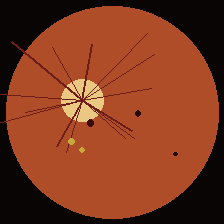
#> input picture RetinaScanAI/backend/data/synthetic/Mild/Mild_0001.png, 224 x 224 px
$ python -i preprocess.py   (imports and definitions only)
#> lines starting #> are read from the running program, lines starting #| are printed output that depends on the picture
"""
Stage 2: Enhancement + normalization for images that pass the quality gate.

- CLAHE (Contrast Limited Adaptive Histogram Equalization) on the green
  channel, which carries the most vessel/lesion contrast in a fundus photo
  (standard trick in retinal-imaging literature — red channel is often
  saturated, blue is noisy).
- Circular retina-mask crop to zero out the black background border.
- Resize + tensor normalization for the CNN (ImageNet mean/std, since the
  classifier backbone is ImageNet-pretrained — see app/pipeline/model.py).
"""
import cv2
import numpy as np
import torch

IMG_SIZE = 128  # kept smaller than the usual 224 so CPU-only training/inference in this
# environment stays fast; ResNet18's adaptive-avgpool head handles any input size, so
# bump this back to 224 (matching production MATLAB/torchvision conventions) once running
# on a GPU box or in the CI pipeline where the extra compute is affordable.
IMAGENET_MEAN = np.array([0.485, 0.456, 0.406], dtype=np.float32)
IMAGENET_STD = np.array([0.229, 0.224, 0.225], dtype=np.float32)


def clahe_enhance(image_bgr: np.ndarray) -> np.ndarray:
    lab = cv2.cvtColor(image_bgr, cv2.COLOR_BGR2LAB)
    l, a, b = cv2.split(lab)
    clahe = cv2.createCLAHE(clipLimit=2.5, tileGridSize=(8, 8))
    l = clahe.apply(l)
    enhanced = cv2.merge((l, a, b))
    return cv2.cvtColor(enhanced, cv2.COLOR_LAB2BGR)


def denoise(image_bgr: np.ndarray) -> np.ndarray:
    """Edge-preserving denoise. Uses a bilateral filter rather than
    cv2.fastNlMeansDenoisingColored: NL-means gives marginally cleaner
    output but is 20-50x slower per image, which is a non-issue for a
    single screening request but makes CPU training/CI unusably slow when
    it runs on every image, every epoch. Bilateral filtering is the
    standard fast alternative for exactly this tradeoff."""
    return cv2.bilateralFilter(image_bgr, d=5, sigmaColor=50, sigmaSpace=50)


def resize_square(image_bgr: np.ndarray, size: int = IMG_SIZE) -> np.ndarray:
    return cv2.resize(image_bgr, (size, size), interpolation=cv2.INTER_AREA)


def enhance_pipeline(image_bgr: np.ndarray, size: int = IMG_SIZE) -> np.ndarray:
    """Full Stage-2 pipeline. Returns an enhanced BGR uint8 image, still
    human-viewable (used for the 'before/after enhancement' UI preview)."""
    img = resize_square(image_bgr, size)
    img = denoise(img)
    img = clahe_enhance(img)
    return img


def to_model_tensor(image_bgr_enhanced: np.ndarray) -> torch.Tensor:
    """Converts an enhanced BGR uint8 image into a normalized CHW float
    tensor ready for the CNN, with a batch dimension of 1."""
    rgb = cv2.cvtColor(image_bgr_enhanced, cv2.COLOR_BGR2RGB).astype(np.float32) / 255.0
    rgb = (rgb - IMAGENET_MEAN) / IMAGENET_STD
    chw = np.transpose(rgb, (2, 0, 1))
    tensor = torch.from_numpy(chw).float().unsqueeze(0)
    return tensor

>>> import cv2
>>> picture = cv2.imread('../../data/synthetic/Mild/Mild_0001.png')
#> picture is the input picture: shape (224, 224, 3); mean B, G, R 30.9, 57.9, 126.3
>>> result = enhance_pipeline(picture)
#> in resize_square, `return cv2.resize(image_bgr, (size, size), interpolation=cv2.INTER_AREA)`:
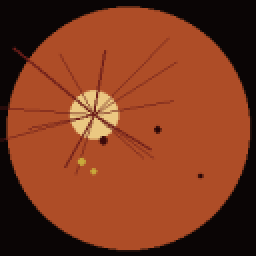
#> returned value: shape (128, 128, 3) (shown 2 times larger); mean of channels 0, 1, 2 30.9, 57.9, 126.3; drawn as B, G, R
#> in clahe_enhance, `lab = cv2.cvtColor(image_bgr, cv2.COLOR_BGR2LAB)`: lab: shape (128, 128, 3); mean of channels 0, 1, 2 83.5, 153.6, 156.4
#> in clahe_enhance, `l, a, b = cv2.split(lab)`:
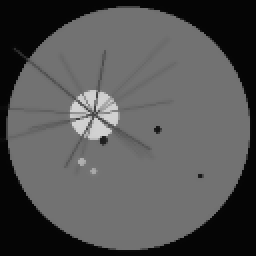
#> l: shape (128, 128) (shown 2 times larger); min 5, max 210, mean 83.5
#> in clahe_enhance, `l, a, b = cv2.split(lab)`:
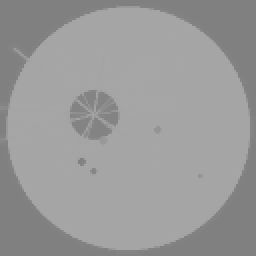
#> a: shape (128, 128) (shown 2 times larger); min 128, max 166, mean 153.6
#> in clahe_enhance, `l = clahe.apply(l)`:
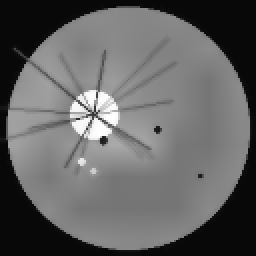
#> l: shape (128, 128) (shown 2 times larger); min 8, max 255, mean 98.8
#> in clahe_enhance, `enhanced = cv2.merge((l, a, b))`: enhanced: shape (128, 128, 3); mean of channels 0, 1, 2 98.8, 153.6, 156.4
#> in clahe_enhance, `return cv2.cvtColor(enhanced, cv2.COLOR_LAB2BGR)`:
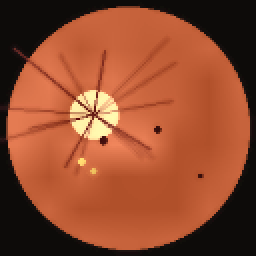
#> returned value: shape (128, 128, 3) (shown 2 times larger); mean B, G, R 45.7, 74.2, 143.4

$ run again, on RetinaScanAI/backend/data/synthetic/Mild/Mild_0002.png
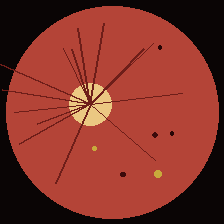
#> input picture RetinaScanAI/backend/data/synthetic/Mild/Mild_0002.png, 224 x 224 px
#> picture is the input picture: shape (224, 224, 3); mean B, G, R 41.2, 51.6, 129.7
#> lab: shape (128, 128, 3); mean of channels 0, 1, 2 82.4, 158.7, 150.4
#> in clahe_enhance, `l = clahe.apply(l)`:
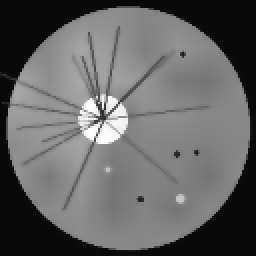
#> l: shape (128, 128) (shown 2 times larger); min 8, max 254, mean 100.3
#> enhanced: shape (128, 128, 3); mean of channels 0, 1, 2 100.3, 158.7, 150.4
#> in clahe_enhance, `return cv2.cvtColor(enhanced, cv2.COLOR_LAB2BGR)`:
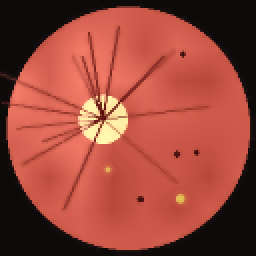
#> returned value: shape (128, 128, 3) (shown 2 times larger); mean B, G, R 58.4, 70.6, 150.6

$ run again, on RetinaScanAI/backend/data/synthetic/Mild/Mild_0004.png
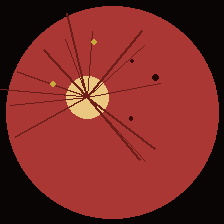
#> input picture RetinaScanAI/backend/data/synthetic/Mild/Mild_0004.png, 224 x 224 px
#> picture is the input picture: shape (224, 224, 3); mean B, G, R 38.6, 43, 123.1
#> lab: shape (128, 128, 3); mean of channels 0, 1, 2 75.7, 160.1, 148.9
#> in clahe_enhance, `l = clahe.apply(l)`:
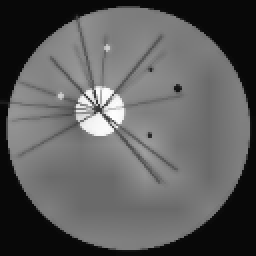
#> l: shape (128, 128) (shown 2 times larger); min 8, max 255, mean 91.8
#> enhanced: shape (128, 128, 3); mean of channels 0, 1, 2 91.8, 160.1, 148.9
#> in clahe_enhance, `return cv2.cvtColor(enhanced, cv2.COLOR_LAB2BGR)`:
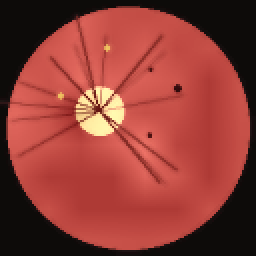
#> returned value: shape (128, 128, 3) (shown 2 times larger); mean B, G, R 53.2, 60.4, 141.8
